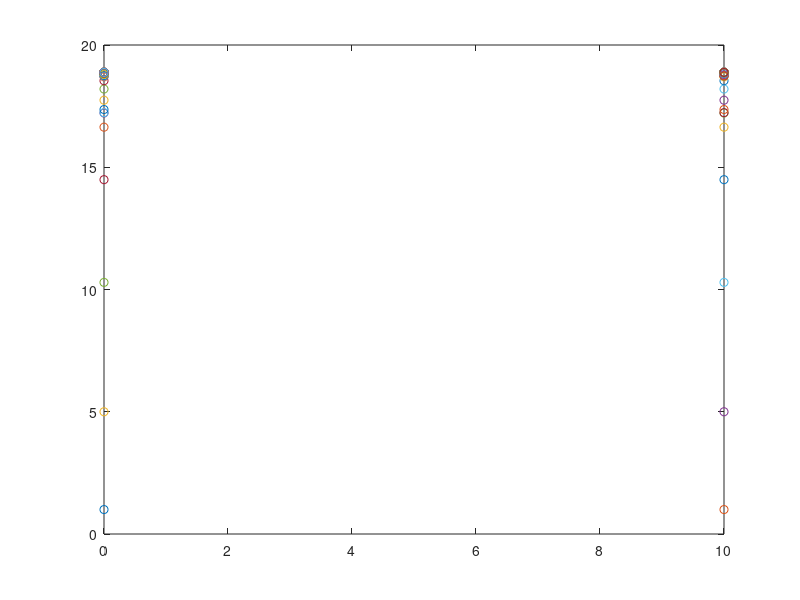

Write MATLAB code to recreate this figure.
phi = [1.5 1; -0.7 0];
gamma = [1; 0.5];
t = [0:0.05 10];
P = [0 0; 0 0];
oldP = [0 0; 0 0];
for k=2:1:50
    P = (phi*oldP*phi') + (gamma*gamma');
    oldP = P;
    
    plot(t,P(1), 'o');
    hold on
end
display(P);